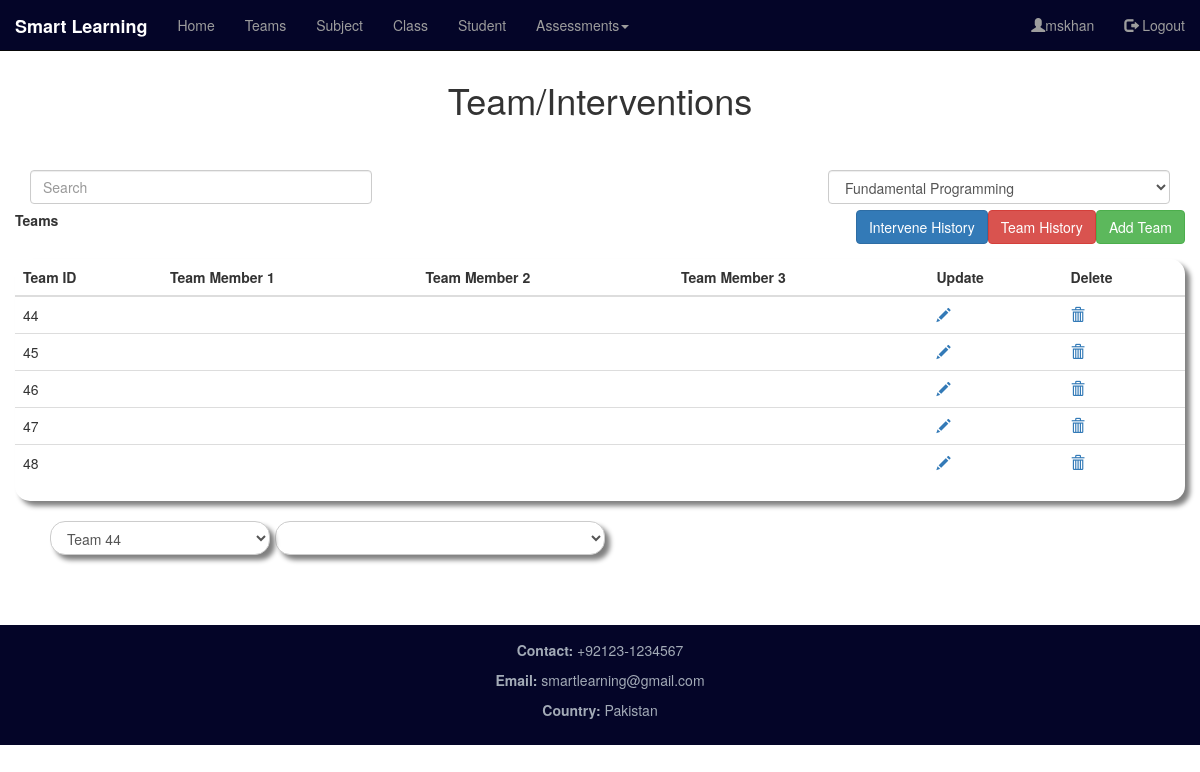
The app's page /dashboard/groups/ (signed in) with its own data.
### dashboard_app/models.py (models this page shows, shortened)
class team(models.Model):
    team_subj=models.ForeignKey(Subject, on_delete=models.CASCADE)
    team_id=models.AutoField(primary_key=True)
    position1=GroupedForeignKey(Student_Enroll,"s_subject", related_name='m1')
    position2=GroupedForeignKey(Student_Enroll,"s_subject", related_name='m2', null=True, blank=True)
    position3=GroupedForeignKey(Student_Enroll,"s_subject", related_name='m3', null=True, blank=True)
    class Meta:
        unique_together = (('position1', 'position2', 'position3'),('position1', 'position3', 'position2'),('position2', 'position1', 'position3'),('position2', 'position3', 'position1'),('position3', 'position1', 'position2'),('position3', 'position2', 'position1'),)

### dashboard_app/views.py (the view, shortened to what this page needs)
# urls.py: path('groups/', views.Group_View, name='group_page'),
def Group_View(request):
    if request.user.is_authenticated:
        if request.session.has_key('username'):
            name=request.session['username']
            form=form_team_add()
            data=team.objects.all()
            inter=intervention.objects.all()
            hist= History.objects.all()
            ca_user=User.objects.get(username=request.user)
            c_user=Teacher.objects.get(t_teacher=ca_user)
            sub_data=Subject.objects.filter(sub_teacher=c_user)
            students_data=Student_Enroll.objects.all()
            context={'name':name, 'data':data ,'sub_data':sub_data,'s_data':students_data,'hist':hist,  'inter':inter , 'form':form}
            data_dict= dict()
            if request.method== "POST" and request.is_ajax():
                value=request.POST['sub_team_val']
                data_dict['data']=list(team.objects.all().values())
                data_dict['students']=list(Student.objects.all().values())
                return HttpResponse(json.dumps(data_dict, cls=DjangoJSONEncoder))
            else:
                return render(request, "dashboard_app/group.html",context)
        else:
            return redirect('/')
    else:
        return redirect('/')

### dashboard_app/forms.py
class form_team_add(forms.ModelForm):
    class Meta:
        model= team
        fields='__all__'
        widgets={
            'team_subj':forms.Select(attrs={
                'class':'form-control',
                }),
            'position1':forms.Select(attrs={
                'class':'form-control',
                }),
            'position2':forms.Select(attrs={
                'class':'form-control',
                }),
            'position3':forms.Select(attrs={
                'class':'form-control',
                })
        }

### dashboard_app/models.py (called while the page is built)
    def __str__(self):
        return  self.sub_id+" "+self.sub_name + " "

### templates/dashboard_app/group.html (shortened to what this page needs)
<!DOCTYPE html>
{% extends "base.html" %}
{% load staticfiles %}
{% block body_block %}
  <div style="margin-top: 30px">
    <h1 class="text-center">Team/Interventions</h1><br><br>
    <input id="myInput" class="form-control" placeholder="Search" name="srch-term" type="text" style="width: 30%; float: left;">
    <form method='POST'>
        <select id="sub_select" class="form-control" name='subject_select_value' style="width: 30%; float: right">
          {% for value in sub_data %}
          <option value="{{value.sub_id}}">{{ value.sub_name }}</option>
          {% endfor %}
        </select>
      </form>
  </div>
  <br>
  <br>
  <div style="height: auto;">
    <div class="row" style="margin-bottom: 15px">
    <label for="team_diaplay" class="lable-control">Teams</label>
    <button class="btn btn-success" id="btn_add_group" style="float: right">Add Team</button>
    <button class="btn btn-danger" id="history" style="float: right;">Team History</button>
    <button class="btn btn-primary" id="interven_history" style="float: right;">Intervene History</button>
  </div>
      <div class="row" style="border-radius: 15px; box-shadow: 5px 5px 5px grey;">
        <table class="table table-hover" id="team_table">
        <thead>
          <tr>
            <th>Team ID</th>
            <th>Team Member 1</th>
            <th>Team Member 2</th>
            <th>Team Member 3</th>
            <th>Update</th>
            <th>Delete</th>
          </tr>
        </thead>
        <tbody id="myTable">
          {% for val in data %}
          <tr>
            <td>{{val.team_id}}</td>
            <td>{{val.position1}}</td>
            <td>{{val.position2}}</td>
            <td>{{val.position3}}</td>
            <td><a href="{% url 'dashboard_app:team_update' val.pk %}" class="glyphicon glyphicon-pencil"></a></td>
            <td><a href="{% url 'dashboard_app:team_delete' val.pk %}" class="glyphicon glyphicon-trash"></a></td>
          </tr>
          {% endfor %}
        </tbody>
      </table>
      </div>
    </div>
    <div class="row" style="margin: 20px;">
      <select class="form-control" id="t_select" style="width: 20%; margin-right: 5px ;float: left;border-radius: 15px; box-shadow: 5px 5px 5px grey;">
        {% for i in data %}
        <option value="{{i.team_id}}">Team {{i.team_id}}</option>
        {% endfor %}
      </select>
      <select class="form-control" id="s_select" style="width: 30%; border-radius: 15px; box-shadow: 5px 5px 5px grey;">
      </select>
    </div>
  </div>
{% endblock %}

### templates/base.html (shortened to what this page needs)
<!DOCTYPE html>
{% load staticfiles %}
<html lang="en">
<head>
  <link rel="stylesheet" href="https://maxcdn.bootstrapcdn.com/bootstrap/3.3.2/css/bootstrap.min.css">
  <link rel="stylesheet" href="https://maxcdn.bootstrapcdn.com/bootstrap/3.4.0/css/bootstrap.min.css">
  <link rel="stylesheet" href="{% static "dashboard_app/css/main.css"%}">
  <link rel="stylesheet" href="//code.jquery.com/ui/1.12.1/themes/base/jquery-ui.css">
</head>
<body>
  <nav class="navbar navbar-inverse navbar-fixed-top ">
    <div class="container-fluid">
      <div class="navbar-header">
        <a class="navbar-brand" href="{% url 'dashboard_app:dashboard_page' %}"><b>Smart Learning</b></a>
      </div>
      <div class="collapse navbar-collapse" id="myNavbar">
        <ul class="nav navbar-nav">
          <li id="home_li"><a href="{% url 'dashboard_app:dashboard_page' %}">Home</a></li>
          <li id="team_li"><a href="{% url 'dashboard_app:group_page' %}">Teams</a></li>
          <li id="subject_li"><a href="{% url 'dashboard_app:enroll_subject_page' %}">Subject</a></li>
          <li><a href="{% url 'dashboard_app:enroll_class_page' %}">Class</a></li>
          <li><a href="{% url 'dashboard_app:enroll_student_class_page' %}">Student</a></li>
          <li id="add_li" class="dropdown"><a class="dropdown-toggle" data-toggle="dropdown" href="{% url 'dashboard_app:enroll_class_page' %}">Assessments<span class="caret"></span></a>
          </li>
        </ul>
        <ul class="nav navbar-nav navbar-right">
          <li><a ><span class="glyphicon glyphicon-user"></span>{{ name }}</a></li>
          <li><a href="{% url 'login_app:logout_page' %}"><span class="glyphicon glyphicon-log-out"></span> Logout</a></li>
        </ul>
      </div>
    </div>
  </nav>
<div class="container-fluid text-center">
  <div class="row content">
    <div class="col-xs-12 text-left">
      <div class="container">
        {% block body_block %}
        {% endblock %}
      </div>
    </div>
  </div>
<footer class="container-fluid text-center" style="margin-top: 50px;">
  <p><b>Contact:</b> +92123-1234567</p>
  <p><b>Email:</b> smartlearning@gmail.com</p>
  <p><b>Country:</b> Pakistan</p>
</footer>
</body>
</html>

### statics/dashboard_app/css/main.css (style rules this page uses)
.navbar { margin-bottom: 0; border-radius: 0; background-color:#040528; }
.container { height: 110% auto; margin-top: 50px; }
.row.content { height: 450px }
footer { background-color:#040528; color: #a3abb7; padding: 15px; bottom:0px; height:20%; }

### records on screen
team: team_id "44"
team: team_id "45"
team: team_id "46"
team: team_id "47"
team: team_id "48"

### other values on screen
{{ name }} "mskhan"
form field subject_select_value "Fundamental Programming"
